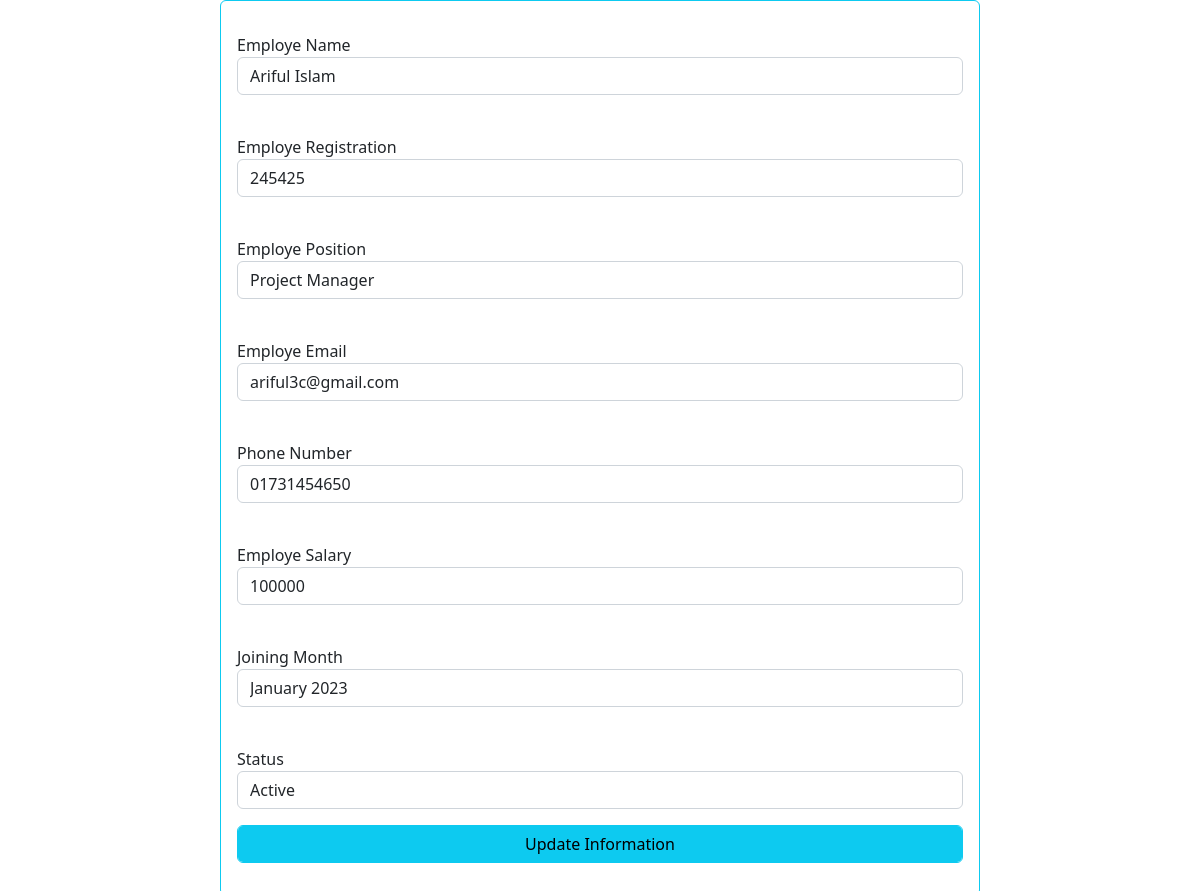
The page /assessment_02/edit.php?id=1 on the database its author committed.
### tables this page shows
CREATE TABLE `tbl_employe` (
  `id` int(16) NOT NULL,
  `name` varchar(250) NOT NULL,
  `reg` varchar(200) NOT NULL,
  `position` varchar(50) NOT NULL,
  `email` varchar(60) NOT NULL,
  `phone` varchar(18) NOT NULL,
  `salary` int(10) NOT NULL,
  `joining_month` varchar(30) NOT NULL,
  `status` int(5) NOT NULL
);

### assessment_02/Classess.php (called while the page is built, shortened)
<?php
    class Student{
        private $con ="";
        public function __construct(){
            $qur = $this->con = new mysqli('localhost','root','','devxpart');
        }
         public function findforupdate($id){
            $qur =  $this->con->query("SELECT * FROM tbl_employe WHERE id='$id'");
            return  $qur;
         }
    }
?>

### assessment_02/edit.php (the view, shortened to what this page needs)
<!DOCTYPE html>
<html lang="en">
<head>
    <link rel="stylesheet" href="https://cdn.jsdelivr.net/npm/bootstrap@5.2.3/dist/css/bootstrap.min.css">
    <link rel="stylesheet" href="https://cdnjs.cloudflare.com/ajax/libs/font-awesome/6.3.0/css/all.min.css">
</head>
<body>
    <div class="container">
        <div class="row">
            <div class="col-md-8 offset-2 border border-info p-3 rounded">
            <?php
                include 'classess.php';
                $clsObj = new Student;
                $id = $_GET['id'];
                $obj= $clsObj->findforupdate($id);
                $allData = $obj->fetch_assoc();
                ?>
                <form method="post">
                <div class="form-group my-3">
                    <label for="name">Employe Name</label>
                    <input type="text" id="name" name="name" class="form-control" value="<?php echo $allData["name"];?>"><br>
                </div>
                <div class="form-group my-3">
                    <label for="reg">Employe Registration</label>
                    <input type="text" id="reg" name="reg" class="form-control" value="<?php echo $allData["reg"];?>"><br>
                </div>
                <div class="form-group my-3">
                    <label for="position">Employe Position</label>
                    <input type="text" id="position" name="position" class="form-control" value="<?php echo $allData["position"];?>"><br>
                </div>
                <div class="form-group my-3">
                    <label for="email">Employe Email</label>
                    <input type="text" id="email" name="email" class="form-control" value="<?php echo $allData["email"];?>"><br>
                </div>
                <div class="form-group my-3">
                    <label for="phone">Phone Number</label>
                    <input type="text" id="phone" name="phone" class="form-control" value="<?php echo $allData["phone"];?>"><br>
                </div>
                <div class="form-group my-3">
                    <label for="salary">Employe Salary</label>
                    <input type="text" id="salary" name="salary" class="form-control" value="<?php echo $allData["salary"];?>"><br>
                </div>
                <div class="form-group my-3">
                    <label for="joining_month">Joining Month</label>
                    <input type="text" id="joining_month" name="joining_month" class="form-control" value="<?php echo $allData["joining_month"];?>"><br>
                </div>
                <div class="form-group my-3">
                    <label for="status">Status</label>
                    <select name="status" id="status" class="form-control">
                        <option valu="<?php echo $allData["status"]; ?>">
                        <?php if($allData["status"] == 1){
                            echo "Active";
                        }
                        else{
                            echo "Inactive";
                        }
                        ?>
                        </option>
                    </select>
                </div>
                <div class="form-group my-3">
                    <button name="btn" class="btn btn-info form-control">Update Information</button>
                </div>
                </form>
            </div>
        </div>
    </div>
</body>
</html>

### rows shown on the page
tbl_employe: name "Ariful Islam", reg "245425", position "Project Manager", email "ariful3c@gmail.com", phone "01731454650", salary "100000", joining_month "January 2023", status "Active"
